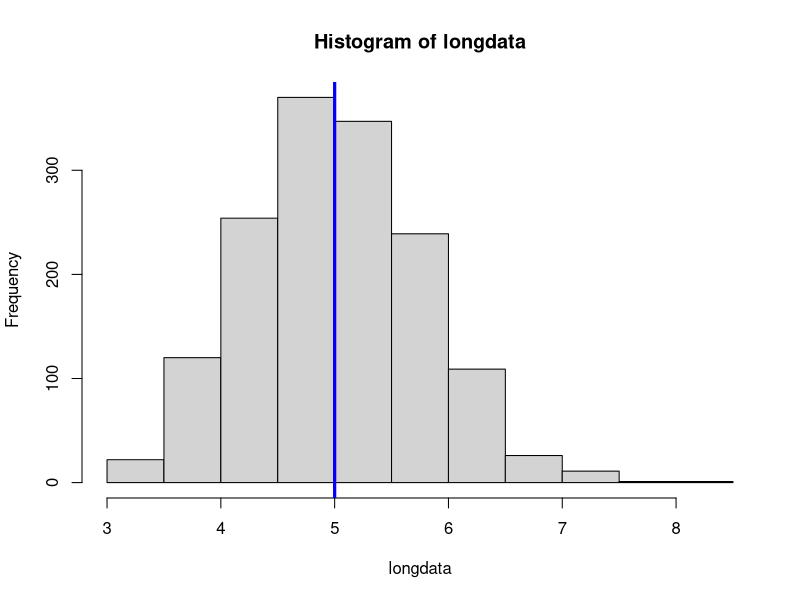

Source code (R):
## ---- chunk 1
longdata=numeric(length=1500)
for (i in 1:1500) { longdata[i]=mean(rexp(40,0.2))}
mld<-mean(longdata)
sdld<-sd(longdata)
## ---- chunk 2
hist(longdata)
abline(v=mean(longdata),col="red",lwd=3)
abline(v=5.0,col="blue",lwd=3)
## ---- chunk 3
norm_comp=matrix(nrow=5,ncol=2)
for (j in 1:5) { 
  norm_comp[j,1]<- round(mean(longdata < (mld - (j*0.5)*sdld)),3)
  norm_comp[j,2]<- round(mean((mld + (j*0.5)*sdld) < longdata),3)
}
## ---- chunk 4
colnames(norm_comp)<-c("Left of Mean","Right of Mean")
rownames(norm_comp)<-c("0.5 sigma", "1.0 sigma", "1.5 sigma", "2.0 sigma", "2.5 sigma")
## ---- chunk 5
norm_comp
## ---- chunk 6
ul<-mean(longdata)+1.96*sd(longdata)
ll<-mean(longdata)-1.96*sd(longdata)
cover<-mean(ll<longdata & ul>longdata)
cover
